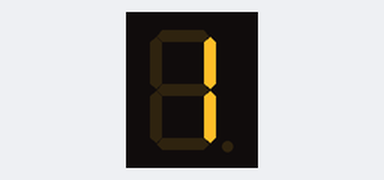
A sketch run on a simulated Arduino Uno, built with avr-gcc and run on an emulated ATmega328P. Shown: 1-digit seven-segment display. Wiring (inferred from the names in the program): 1-digit 7-segment display, segments lit when HIGH: segments pin 7, pin 6, pin 4, pin 2, pin 1, pin 9, pin 10. The segment pins are drawn as the display they are named for.

Above: at 0.1 s.
At 1.1 s:
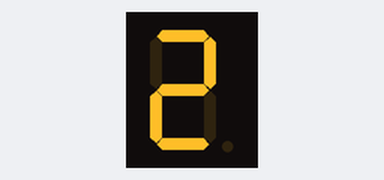
At 2.1 s:
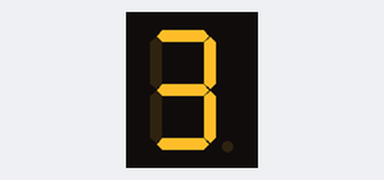
At 3.1 s:
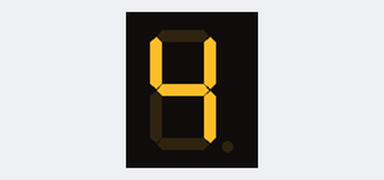

The sketch:

Conteo_de_numeros_display_7_segmentos.ino
```cpp
int e=1;
int d=2;
int c=4;

int a=7;
int f=9;
int b=6;
int g=10;
int tiempo=1000;

void setup() {
  // put your setup code here, to run once:
  pinMode(e,OUTPUT);
  pinMode(d,OUTPUT);
  pinMode(c,OUTPUT);
  pinMode(a,OUTPUT);
  pinMode(f,OUTPUT);
  pinMode(b,OUTPUT);
  pinMode(g,OUTPUT);
}

void loop() {
  // put your main code here, to run repeatedly:
  uno();
  delay(tiempo);
  dos();
  delay(tiempo);
  tres();
  delay(tiempo);
  cuatro();
  delay(tiempo);

}

void borrado(){
  digitalWrite(e,LOW);
  digitalWrite(d,LOW);
  digitalWrite(c,LOW);
  digitalWrite(a,LOW);

  digitalWrite(f,LOW);
  digitalWrite(b,LOW);
  digitalWrite(g,LOW);
}

 void uno(){
  borrado();
  digitalWrite(b,HIGH);
  digitalWrite(c,HIGH);
 }

void dos(){
  borrado();
  digitalWrite(a,HIGH);
  digitalWrite(b,HIGH);
  digitalWrite(g,HIGH);
  digitalWrite(e,HIGH);
  digitalWrite(d,HIGH);
}

void tres(){
  borrado();
  digitalWrite(a,HIGH);
  digitalWrite(b,HIGH);
  digitalWrite(g,HIGH);
  digitalWrite(c,HIGH);
  digitalWrite(d,HIGH);
}

void cuatro(){
  borrado();
  digitalWrite(b,HIGH);
  digitalWrite(g,HIGH);
  digitalWrite(f,HIGH);
  digitalWrite(c,HIGH);
}
```

Measured:
- by itself, everything shown: repeats every 4.0 s, in 4 steps
- what the display in image 1 shows lasts 1.0 s, from 1.0 s to 2.0 s
